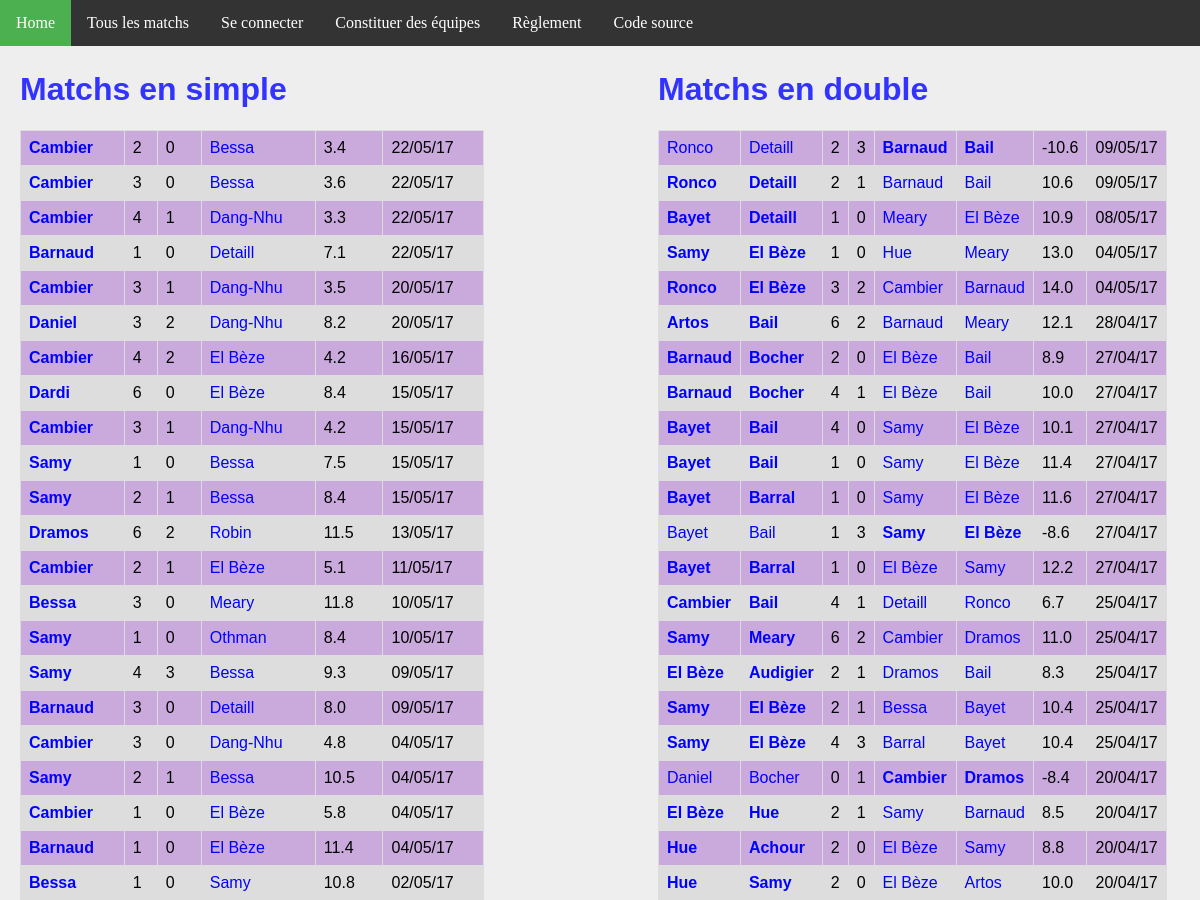
Page /matchs/ (upper part) on the earlier database version.
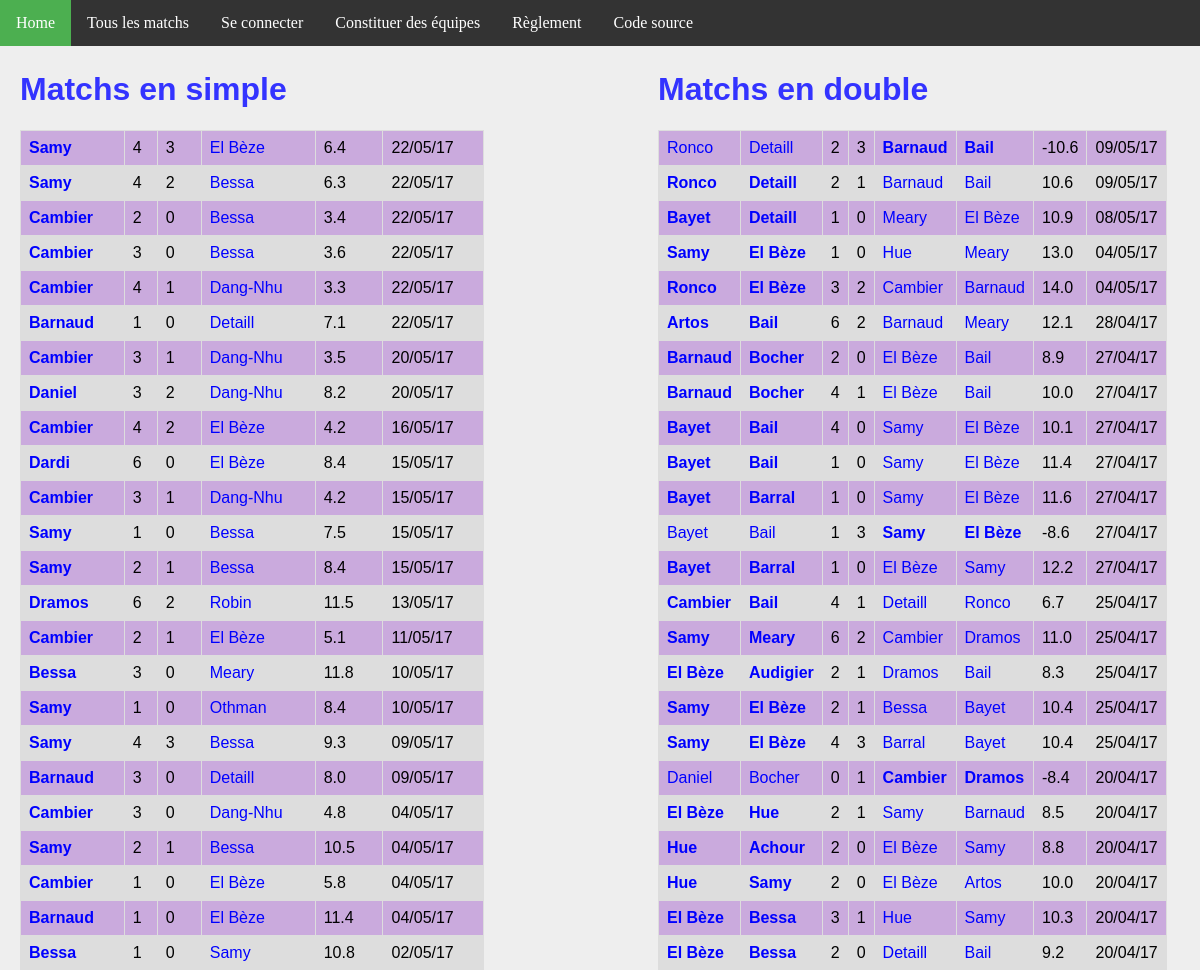
Same page on the later database version.
### ranking/models.py (models this page shows, shortened)
class MatchSimple(models.Model):
    domicile = models.ForeignKey('Joueur', related_name = 'dom')
    exterieur = models.ForeignKey('Joueur', related_name = 'exte')
    date = models.DateTimeField(auto_now_add=True)
    buts_domicile = models.IntegerField(default=0)
    buts_exterieur = models.IntegerField(default=0)
    points = models.FloatField(default=0)
    @property
    def winner(self):
        if self.buts_domicile > self.buts_exterieur:
            return 1.
        elif self.buts_domicile < self.buts_exterieur:
            return 0.
        else:
            return 0.5

class Joueur(models.Model):
    user = models.OneToOneField(User, on_delete=models.CASCADE)
    pseudo = models.CharField(max_length = 50, default="Pax lambda")
    simple_score = models.FloatField(default=100)
    simple_rang = models.IntegerField(default=0)
    simple_victoires = models.IntegerField(default=0)
    simple_nuls = models.IntegerField(default=0)
    simple_defaites = models.IntegerField(default=0)
    simple_buts_pour = models.IntegerField(default=0)
    simple_buts_contre = models.IntegerField(default=0)
    double_score = models.FloatField(default=100)
    double_rang = models.IntegerField(default=0)
    double_victoires = models.IntegerField(default=0)
    double_nuls = models.IntegerField(default=0)
    double_defaites = models.IntegerField(default=0)
    double_buts_pour = models.IntegerField(default=0)
    double_buts_contre = models.IntegerField(default=0)

class MatchDouble(models.Model):
    domicile_1 = models.ForeignKey('Joueur', related_name = 'dom1')
    domicile_2 = models.ForeignKey('Joueur', related_name = 'dom2')
    exterieur_1 = models.ForeignKey('Joueur', related_name = 'exte1')
    exterieur_2 = models.ForeignKey('Joueur', related_name = 'exte2')
    date = models.DateTimeField(auto_now_add=True)
    buts_domicile = models.IntegerField(default=0)
    buts_exterieur = models.IntegerField(default=0)
    points = models.FloatField(default=0)
    @property
    def winner(self):
        if self.buts_domicile > self.buts_exterieur:
            return 1.
        elif self.buts_domicile < self.buts_exterieur:
            return 0.
        else:
            return 0.5

### ranking/views.py (the view)
# urls.py: url(r'^matchs/$', views.all_matchs, name='matchs'),
def all_matchs(request):
    context = {
        'simple_matchs': MatchSimple.objects.order_by('-date').all(),
        'double_matchs': MatchDouble.objects.order_by('-date').all(),
    }
    return render(request, 'all_matchs.html', context)

### ranking/templatetags/app_filter.py (called while the page is built)
@register.filter(name='decimal')
def decimal(x):
    return '{0:.1f}'.format(x)

### ranking/templates/all_matchs.html
{% extends 'base.html' %}
{% block body %}
{% load app_filter %}
<div id="column1" style="float:left; margin:0; width:40%;">
    <h1>Matchs en simple</h1>
    <table>
        {% for m in simple_matchs %}
        <tr>
            <td {% if m.winner == 1 %} style='font-weight:bold'{% endif %} >
                <a href="{% url 'joueur' m.domicile.id %}">{{m.domicile.pseudo}}</a>
            </td>
            <td>{{m.buts_domicile}}</td>
            <td>{{m.buts_exterieur}}</td>
            <td {% if m.winner == 0 %} style='font-weight:bold'{% endif %} >
                <a href="{% url 'joueur' m.exterieur.id %}">{{m.exterieur.pseudo}}</a>
            </td>
            <td>{{m.points|decimal}}</td>
            <td>{{m.date | date:'d/m/y'}}</td>
        </tr>
        {% endfor %}
    </table>
</div>
<div id="column2" style="float:left; margin-left:15%;width:40%;">
<h1>Matchs en double</h1>
<table>
    {% for m in double_matchs %}
    <tr>
        <td {% if m.winner == 1 %} style='font-weight:bold'{% endif %} >
            <a class="joueur" href="{% url 'joueur' m.domicile_1.id %}">{{m.domicile_1.pseudo}}</a>
        </td>
        <td {% if m.winner == 1 %} style='font-weight:bold'{% endif %} >
            <a class="joueur" href="{% url 'joueur' m.domicile_2.id %}">{{m.domicile_2.pseudo}}</a>
        </td>
        <td>{{m.buts_domicile}}</td>
        <td>{{m.buts_exterieur}}</td>
        <td {% if m.winner == 0 %} style='font-weight:bold'{% endif %} >
            <a class='joueur' href="{% url 'joueur' m.exterieur_1.id %}">{{m.exterieur_1.pseudo}}</a>
        </td>
        <td {% if m.winner == 0 %} style='font-weight:bold'{% endif %} >
            <a class='joueur' href="{% url 'joueur' m.exterieur_2.id %}">{{m.exterieur_2.pseudo}}</a>
        </td>
        <td>{{m.points|decimal}}</td>
        <td>{{m.date | date:'d/m/y'}}</td>
    </tr>
    {% endfor %}
</table>
</div>
{% endblock %}

Differences in the rows shown:
added MatchSimple: domicile.pseudo "Samy", buts_domicile "4", buts_exterieur "3", exterieur.pseudo "El Bèze", points|decimal "6.4", date "22/05/17"
added MatchSimple: domicile.pseudo "Samy", buts_domicile "4", buts_exterieur "2", exterieur.pseudo "Bessa", points|decimal "6.3", date "22/05/17"
now on this page (row unchanged): MatchDouble: domicile_1.pseudo "El Bèze", domicile_2.pseudo "Bessa", buts_domicile "3", buts_exterieur "1", exterieur_1.pseudo "Hue", exterieur_2.pseudo "Samy", points|decimal "10.3", date "20/04/17"
now on this page (row unchanged): MatchDouble: domicile_1.pseudo "El Bèze", domicile_2.pseudo "Bessa", buts_domicile "2", buts_exterieur "0", exterieur_1.pseudo "Detaill", exterieur_2.pseudo "Bail", points|decimal "9.2", date "20/04/17"
